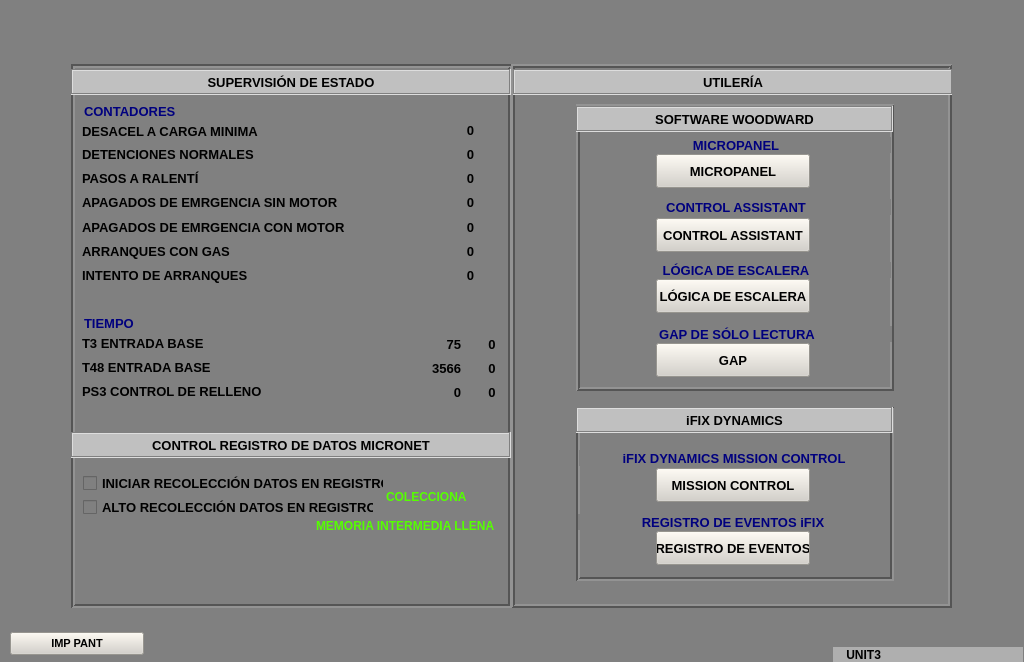
<?xml version="1.0" encoding="UTF-8"?>
<ui version="4.0">
 <class>D4</class>
 <widget class="QWidget" name="D4">
  <property name="geometry">
   <rect>
    <x>0</x>
    <y>0</y>
    <width>1024</width>
    <height>662</height>
   </rect>
  </property>
  <property name="minimumSize">
   <size>
    <width>1024</width>
    <height>662</height>
   </size>
  </property>
  <property name="maximumSize">
   <size>
    <width>1024</width>
    <height>662</height>
   </size>
  </property>
  <property name="windowTitle">
   <string>D4</string>
  </property>
  <property name="styleSheet">
   <string notr="true">background-color: rgb(128, 128, 128);</string>
  </property>
  <widget class="QFrame" name="frame">
   <property name="geometry">
    <rect>
     <x>71</x>
     <y>64</y>
     <width>882</width>
     <height>544</height>
    </rect>
   </property>
   <property name="styleSheet">
    <string notr="true">background-color: rgba(255, 255, 255, 0);</string>
   </property>
   <property name="frameShape">
    <enum>QFrame::Box</enum>
   </property>
   <property name="frameShadow">
    <enum>QFrame::Raised</enum>
   </property>
   <property name="lineWidth">
    <number>2</number>
   </property>
   <widget class="QFrame" name="frame_2">
    <property name="geometry">
     <rect>
      <x>0</x>
      <y>0</y>
      <width>441</width>
      <height>544</height>
     </rect>
    </property>
    <property name="font">
     <font>
      <weight>50</weight>
      <bold>false</bold>
     </font>
    </property>
    <property name="styleSheet">
     <string notr="true">background-color: rgb(128, 128, 128);</string>
    </property>
    <property name="frameShape">
     <enum>QFrame::Box</enum>
    </property>
    <property name="frameShadow">
     <enum>QFrame::Sunken</enum>
    </property>
    <property name="lineWidth">
     <number>2</number>
    </property>
    <widget class="QLabel" name="lbSupT">
     <property name="geometry">
      <rect>
       <x>0</x>
       <y>5</y>
       <width>440</width>
       <height>26</height>
      </rect>
     </property>
     <property name="font">
      <font>
       <pointsize>10</pointsize>
       <weight>75</weight>
       <bold>true</bold>
      </font>
     </property>
     <property name="styleSheet">
      <string notr="true">background-color: rgb(192, 192, 192);</string>
     </property>
     <property name="frameShape">
      <enum>QFrame::Box</enum>
     </property>
     <property name="frameShadow">
      <enum>QFrame::Sunken</enum>
     </property>
     <property name="lineWidth">
      <number>1</number>
     </property>
     <property name="text">
      <string>SUPERVISIÓN DE ESTADO</string>
     </property>
     <property name="alignment">
      <set>Qt::AlignCenter</set>
     </property>
    </widget>
    <widget class="QLabel" name="lbCtrlT">
     <property name="geometry">
      <rect>
       <x>0</x>
       <y>368</y>
       <width>440</width>
       <height>26</height>
      </rect>
     </property>
     <property name="font">
      <font>
       <pointsize>10</pointsize>
       <weight>75</weight>
       <bold>true</bold>
      </font>
     </property>
     <property name="styleSheet">
      <string notr="true">background-color: rgb(192, 192, 192);</string>
     </property>
     <property name="frameShape">
      <enum>QFrame::Box</enum>
     </property>
     <property name="frameShadow">
      <enum>QFrame::Sunken</enum>
     </property>
     <property name="text">
      <string>CONTROL REGISTRO DE DATOS MICRONET</string>
     </property>
     <property name="alignment">
      <set>Qt::AlignCenter</set>
     </property>
    </widget>
    <widget class="QLabel" name="lbContT">
     <property name="geometry">
      <rect>
       <x>13</x>
       <y>39</y>
       <width>331</width>
       <height>16</height>
      </rect>
     </property>
     <property name="font">
      <font>
       <pointsize>10</pointsize>
       <weight>75</weight>
       <bold>true</bold>
      </font>
     </property>
     <property name="styleSheet">
      <string notr="true">
color: rgb(0, 0, 126);</string>
     </property>
     <property name="text">
      <string>CONTADORES</string>
     </property>
    </widget>
    <widget class="QLabel" name="lbDesaT">
     <property name="geometry">
      <rect>
       <x>11</x>
       <y>59</y>
       <width>331</width>
       <height>16</height>
      </rect>
     </property>
     <property name="font">
      <font>
       <pointsize>10</pointsize>
       <weight>75</weight>
       <bold>true</bold>
      </font>
     </property>
     <property name="text">
      <string>DESACEL A CARGA MINIMA</string>
     </property>
    </widget>
    <widget class="QLabel" name="lbDesa">
     <property name="geometry">
      <rect>
       <x>363</x>
       <y>58</y>
       <width>40</width>
       <height>16</height>
      </rect>
     </property>
     <property name="font">
      <font>
       <pointsize>10</pointsize>
       <weight>75</weight>
       <bold>true</bold>
      </font>
     </property>
     <property name="text">
      <string>0</string>
     </property>
     <property name="alignment">
      <set>Qt::AlignRight|Qt::AlignTrailing|Qt::AlignVCenter</set>
     </property>
    </widget>
    <widget class="QLabel" name="lbTiemT">
     <property name="geometry">
      <rect>
       <x>13</x>
       <y>251</y>
       <width>331</width>
       <height>16</height>
      </rect>
     </property>
     <property name="font">
      <font>
       <pointsize>10</pointsize>
       <weight>75</weight>
       <bold>true</bold>
      </font>
     </property>
     <property name="styleSheet">
      <string notr="true">
color: rgb(0, 0, 126);</string>
     </property>
     <property name="text">
      <string>TIEMPO</string>
     </property>
    </widget>
    <widget class="QLabel" name="lbDetT_2">
     <property name="geometry">
      <rect>
       <x>363</x>
       <y>82</y>
       <width>40</width>
       <height>16</height>
      </rect>
     </property>
     <property name="font">
      <font>
       <pointsize>10</pointsize>
       <weight>75</weight>
       <bold>true</bold>
      </font>
     </property>
     <property name="text">
      <string>0</string>
     </property>
     <property name="alignment">
      <set>Qt::AlignRight|Qt::AlignTrailing|Qt::AlignVCenter</set>
     </property>
    </widget>
    <widget class="QLabel" name="lbDetT">
     <property name="geometry">
      <rect>
       <x>11</x>
       <y>82</y>
       <width>331</width>
       <height>16</height>
      </rect>
     </property>
     <property name="font">
      <font>
       <pointsize>10</pointsize>
       <weight>75</weight>
       <bold>true</bold>
      </font>
     </property>
     <property name="text">
      <string>DETENCIONES NORMALES </string>
     </property>
    </widget>
    <widget class="QLabel" name="lbPaso">
     <property name="geometry">
      <rect>
       <x>363</x>
       <y>106</y>
       <width>40</width>
       <height>16</height>
      </rect>
     </property>
     <property name="font">
      <font>
       <pointsize>10</pointsize>
       <weight>75</weight>
       <bold>true</bold>
      </font>
     </property>
     <property name="text">
      <string>0</string>
     </property>
     <property name="alignment">
      <set>Qt::AlignRight|Qt::AlignTrailing|Qt::AlignVCenter</set>
     </property>
    </widget>
    <widget class="QLabel" name="lbPasoT">
     <property name="geometry">
      <rect>
       <x>11</x>
       <y>106</y>
       <width>331</width>
       <height>16</height>
      </rect>
     </property>
     <property name="font">
      <font>
       <pointsize>10</pointsize>
       <weight>75</weight>
       <bold>true</bold>
      </font>
     </property>
     <property name="text">
      <string>PASOS A RALENTÍ</string>
     </property>
    </widget>
    <widget class="QLabel" name="lbApaSin">
     <property name="geometry">
      <rect>
       <x>363</x>
       <y>130</y>
       <width>40</width>
       <height>16</height>
      </rect>
     </property>
     <property name="font">
      <font>
       <pointsize>10</pointsize>
       <weight>75</weight>
       <bold>true</bold>
      </font>
     </property>
     <property name="text">
      <string>0</string>
     </property>
     <property name="alignment">
      <set>Qt::AlignRight|Qt::AlignTrailing|Qt::AlignVCenter</set>
     </property>
    </widget>
    <widget class="QLabel" name="lbApaSinT">
     <property name="geometry">
      <rect>
       <x>11</x>
       <y>130</y>
       <width>331</width>
       <height>16</height>
      </rect>
     </property>
     <property name="font">
      <font>
       <pointsize>10</pointsize>
       <weight>75</weight>
       <bold>true</bold>
      </font>
     </property>
     <property name="text">
      <string>APAGADOS DE EMRGENCIA SIN MOTOR</string>
     </property>
    </widget>
    <widget class="QLabel" name="lbApaConT">
     <property name="geometry">
      <rect>
       <x>11</x>
       <y>155</y>
       <width>331</width>
       <height>16</height>
      </rect>
     </property>
     <property name="font">
      <font>
       <pointsize>10</pointsize>
       <weight>75</weight>
       <bold>true</bold>
      </font>
     </property>
     <property name="text">
      <string>APAGADOS DE EMRGENCIA CON MOTOR</string>
     </property>
    </widget>
    <widget class="QLabel" name="lbApaCon">
     <property name="geometry">
      <rect>
       <x>363</x>
       <y>155</y>
       <width>40</width>
       <height>16</height>
      </rect>
     </property>
     <property name="font">
      <font>
       <pointsize>10</pointsize>
       <weight>75</weight>
       <bold>true</bold>
      </font>
     </property>
     <property name="text">
      <string>0</string>
     </property>
     <property name="alignment">
      <set>Qt::AlignRight|Qt::AlignTrailing|Qt::AlignVCenter</set>
     </property>
    </widget>
    <widget class="QLabel" name="lbArra">
     <property name="geometry">
      <rect>
       <x>363</x>
       <y>179</y>
       <width>40</width>
       <height>16</height>
      </rect>
     </property>
     <property name="font">
      <font>
       <pointsize>10</pointsize>
       <weight>75</weight>
       <bold>true</bold>
      </font>
     </property>
     <property name="text">
      <string>0</string>
     </property>
     <property name="alignment">
      <set>Qt::AlignRight|Qt::AlignTrailing|Qt::AlignVCenter</set>
     </property>
    </widget>
    <widget class="QLabel" name="lbArraT">
     <property name="geometry">
      <rect>
       <x>11</x>
       <y>179</y>
       <width>331</width>
       <height>16</height>
      </rect>
     </property>
     <property name="font">
      <font>
       <pointsize>10</pointsize>
       <weight>75</weight>
       <bold>true</bold>
      </font>
     </property>
     <property name="text">
      <string>ARRANQUES CON GAS</string>
     </property>
    </widget>
    <widget class="QLabel" name="lbInt">
     <property name="geometry">
      <rect>
       <x>363</x>
       <y>203</y>
       <width>40</width>
       <height>16</height>
      </rect>
     </property>
     <property name="font">
      <font>
       <pointsize>10</pointsize>
       <weight>75</weight>
       <bold>true</bold>
      </font>
     </property>
     <property name="text">
      <string>0</string>
     </property>
     <property name="alignment">
      <set>Qt::AlignRight|Qt::AlignTrailing|Qt::AlignVCenter</set>
     </property>
    </widget>
    <widget class="QLabel" name="lbIntT">
     <property name="geometry">
      <rect>
       <x>11</x>
       <y>203</y>
       <width>331</width>
       <height>16</height>
      </rect>
     </property>
     <property name="font">
      <font>
       <pointsize>10</pointsize>
       <weight>75</weight>
       <bold>true</bold>
      </font>
     </property>
     <property name="text">
      <string>INTENTO DE ARRANQUES</string>
     </property>
    </widget>
    <widget class="QLabel" name="lbPs3">
     <property name="geometry">
      <rect>
       <x>350</x>
       <y>320</y>
       <width>40</width>
       <height>16</height>
      </rect>
     </property>
     <property name="font">
      <font>
       <pointsize>10</pointsize>
       <weight>75</weight>
       <bold>true</bold>
      </font>
     </property>
     <property name="text">
      <string>0</string>
     </property>
     <property name="alignment">
      <set>Qt::AlignRight|Qt::AlignTrailing|Qt::AlignVCenter</set>
     </property>
    </widget>
    <widget class="QLabel" name="lbPs3T">
     <property name="geometry">
      <rect>
       <x>11</x>
       <y>319</y>
       <width>331</width>
       <height>16</height>
      </rect>
     </property>
     <property name="font">
      <font>
       <pointsize>10</pointsize>
       <weight>75</weight>
       <bold>true</bold>
      </font>
     </property>
     <property name="text">
      <string>PS3 CONTROL DE RELLENO</string>
     </property>
    </widget>
    <widget class="QLabel" name="lbt48E">
     <property name="geometry">
      <rect>
       <x>350</x>
       <y>296</y>
       <width>40</width>
       <height>16</height>
      </rect>
     </property>
     <property name="font">
      <font>
       <pointsize>10</pointsize>
       <weight>75</weight>
       <bold>true</bold>
      </font>
     </property>
     <property name="text">
      <string>3566</string>
     </property>
     <property name="alignment">
      <set>Qt::AlignRight|Qt::AlignTrailing|Qt::AlignVCenter</set>
     </property>
    </widget>
    <widget class="QLabel" name="lbT3ET">
     <property name="geometry">
      <rect>
       <x>11</x>
       <y>271</y>
       <width>331</width>
       <height>16</height>
      </rect>
     </property>
     <property name="font">
      <font>
       <pointsize>10</pointsize>
       <weight>75</weight>
       <bold>true</bold>
      </font>
     </property>
     <property name="text">
      <string>T3 ENTRADA BASE</string>
     </property>
    </widget>
    <widget class="QLabel" name="lbT3E">
     <property name="geometry">
      <rect>
       <x>350</x>
       <y>272</y>
       <width>40</width>
       <height>16</height>
      </rect>
     </property>
     <property name="font">
      <font>
       <pointsize>10</pointsize>
       <weight>75</weight>
       <bold>true</bold>
      </font>
     </property>
     <property name="text">
      <string>75</string>
     </property>
     <property name="alignment">
      <set>Qt::AlignRight|Qt::AlignTrailing|Qt::AlignVCenter</set>
     </property>
    </widget>
    <widget class="QLabel" name="lbt48ET">
     <property name="geometry">
      <rect>
       <x>11</x>
       <y>295</y>
       <width>331</width>
       <height>16</height>
      </rect>
     </property>
     <property name="font">
      <font>
       <pointsize>10</pointsize>
       <weight>75</weight>
       <bold>true</bold>
      </font>
     </property>
     <property name="text">
      <string>T48 ENTRADA BASE</string>
     </property>
    </widget>
    <widget class="QLabel" name="lbPs3_2">
     <property name="geometry">
      <rect>
       <x>406</x>
       <y>320</y>
       <width>30</width>
       <height>16</height>
      </rect>
     </property>
     <property name="font">
      <font>
       <pointsize>10</pointsize>
       <weight>75</weight>
       <bold>true</bold>
      </font>
     </property>
     <property name="text">
      <string>0</string>
     </property>
     <property name="alignment">
      <set>Qt::AlignCenter</set>
     </property>
    </widget>
    <widget class="QLabel" name="lbt48E_2">
     <property name="geometry">
      <rect>
       <x>406</x>
       <y>296</y>
       <width>30</width>
       <height>16</height>
      </rect>
     </property>
     <property name="font">
      <font>
       <pointsize>10</pointsize>
       <weight>75</weight>
       <bold>true</bold>
      </font>
     </property>
     <property name="text">
      <string>0</string>
     </property>
     <property name="alignment">
      <set>Qt::AlignCenter</set>
     </property>
    </widget>
    <widget class="QLabel" name="lbT3E_2">
     <property name="geometry">
      <rect>
       <x>406</x>
       <y>272</y>
       <width>30</width>
       <height>16</height>
      </rect>
     </property>
     <property name="font">
      <font>
       <pointsize>10</pointsize>
       <weight>75</weight>
       <bold>true</bold>
      </font>
     </property>
     <property name="text">
      <string>0</string>
     </property>
     <property name="alignment">
      <set>Qt::AlignCenter</set>
     </property>
    </widget>
    <widget class="QCheckBox" name="cbInic">
     <property name="geometry">
      <rect>
       <x>12</x>
       <y>411</y>
       <width>301</width>
       <height>17</height>
      </rect>
     </property>
     <property name="font">
      <font>
       <pointsize>10</pointsize>
       <weight>75</weight>
       <bold>true</bold>
      </font>
     </property>
     <property name="text">
      <string>INICIAR RECOLECCIÓN DATOS EN REGISTRO </string>
     </property>
    </widget>
    <widget class="QCheckBox" name="cbAlto">
     <property name="geometry">
      <rect>
       <x>12</x>
       <y>435</y>
       <width>291</width>
       <height>17</height>
      </rect>
     </property>
     <property name="font">
      <font>
       <pointsize>10</pointsize>
       <weight>75</weight>
       <bold>true</bold>
      </font>
     </property>
     <property name="text">
      <string>ALTO RECOLECCIÓN DATOS EN REGISTRO </string>
     </property>
    </widget>
    <widget class="QLabel" name="lbColeT">
     <property name="geometry">
      <rect>
       <x>315</x>
       <y>422</y>
       <width>91</width>
       <height>21</height>
      </rect>
     </property>
     <property name="font">
      <font>
       <pointsize>9</pointsize>
       <weight>75</weight>
       <bold>true</bold>
      </font>
     </property>
     <property name="styleSheet">
      <string notr="true">color: rgb(85, 255, 0);</string>
     </property>
     <property name="text">
      <string>COLECCIONA</string>
     </property>
    </widget>
    <widget class="QLabel" name="lbMemllT">
     <property name="geometry">
      <rect>
       <x>245</x>
       <y>451</y>
       <width>191</width>
       <height>21</height>
      </rect>
     </property>
     <property name="font">
      <font>
       <pointsize>9</pointsize>
       <weight>75</weight>
       <bold>true</bold>
      </font>
     </property>
     <property name="styleSheet">
      <string notr="true">color: rgb(85, 255, 0);</string>
     </property>
     <property name="text">
      <string>MEMORIA INTERMEDIA LLENA</string>
     </property>
    </widget>
   </widget>
   <widget class="QFrame" name="frame_3">
    <property name="geometry">
     <rect>
      <x>440</x>
      <y>0</y>
      <width>441</width>
      <height>544</height>
     </rect>
    </property>
    <property name="styleSheet">
     <string notr="true">background-color: rgb(128, 128, 128);</string>
    </property>
    <property name="frameShape">
     <enum>QFrame::Box</enum>
    </property>
    <property name="frameShadow">
     <enum>QFrame::Raised</enum>
    </property>
    <property name="lineWidth">
     <number>2</number>
    </property>
    <widget class="QFrame" name="frame_4">
     <property name="geometry">
      <rect>
       <x>65</x>
       <y>343</y>
       <width>318</width>
       <height>174</height>
      </rect>
     </property>
     <property name="styleSheet">
      <string notr="true">background-color: rgb(128, 128, 128);</string>
     </property>
     <property name="frameShape">
      <enum>QFrame::Box</enum>
     </property>
     <property name="frameShadow">
      <enum>QFrame::Sunken</enum>
     </property>
     <property name="lineWidth">
      <number>2</number>
     </property>
     <widget class="QLabel" name="lbIfixT">
      <property name="geometry">
       <rect>
        <x>0</x>
        <y>0</y>
        <width>317</width>
        <height>26</height>
       </rect>
      </property>
      <property name="font">
       <font>
        <pointsize>10</pointsize>
        <weight>75</weight>
        <bold>true</bold>
       </font>
      </property>
      <property name="styleSheet">
       <string notr="true">background-color: rgb(192, 192, 192);</string>
      </property>
      <property name="frameShape">
       <enum>QFrame::Box</enum>
      </property>
      <property name="frameShadow">
       <enum>QFrame::Sunken</enum>
      </property>
      <property name="text">
       <string>iFIX DYNAMICS</string>
      </property>
      <property name="alignment">
       <set>Qt::AlignCenter</set>
      </property>
     </widget>
     <widget class="QLabel" name="lbifixT">
      <property name="geometry">
       <rect>
        <x>3</x>
        <y>43</y>
        <width>310</width>
        <height>16</height>
       </rect>
      </property>
      <property name="font">
       <font>
        <pointsize>10</pointsize>
        <weight>75</weight>
        <bold>true</bold>
       </font>
      </property>
      <property name="styleSheet">
       <string notr="true">
color: rgb(0, 0, 126);</string>
      </property>
      <property name="text">
       <string>iFIX DYNAMICS MISSION CONTROL</string>
      </property>
      <property name="alignment">
       <set>Qt::AlignCenter</set>
      </property>
     </widget>
     <widget class="QLabel" name="lbRegT">
      <property name="geometry">
       <rect>
        <x>2</x>
        <y>107</y>
        <width>310</width>
        <height>16</height>
       </rect>
      </property>
      <property name="font">
       <font>
        <pointsize>10</pointsize>
        <weight>75</weight>
        <bold>true</bold>
       </font>
      </property>
      <property name="styleSheet">
       <string notr="true">
color: rgb(0, 0, 126);</string>
      </property>
      <property name="text">
       <string>REGISTRO DE EVENTOS iFIX</string>
      </property>
      <property name="alignment">
       <set>Qt::AlignCenter</set>
      </property>
     </widget>
     <widget class="QPushButton" name="btReg">
      <property name="geometry">
       <rect>
        <x>80</x>
        <y>124</y>
        <width>154</width>
        <height>34</height>
       </rect>
      </property>
      <property name="font">
       <font>
        <pointsize>10</pointsize>
        <weight>75</weight>
        <bold>true</bold>
       </font>
      </property>
      <property name="styleSheet">
       <string notr="true">background-color: rgb(212, 208, 200);</string>
      </property>
      <property name="text">
       <string>REGISTRO DE EVENTOS</string>
      </property>
     </widget>
     <widget class="QPushButton" name="btMiss">
      <property name="geometry">
       <rect>
        <x>80</x>
        <y>61</y>
        <width>154</width>
        <height>34</height>
       </rect>
      </property>
      <property name="font">
       <font>
        <pointsize>10</pointsize>
        <weight>75</weight>
        <bold>true</bold>
       </font>
      </property>
      <property name="styleSheet">
       <string notr="true">background-color: rgb(212, 208, 200);</string>
      </property>
      <property name="text">
       <string>MISSION CONTROL</string>
      </property>
     </widget>
    </widget>
    <widget class="QFrame" name="frame_5">
     <property name="geometry">
      <rect>
       <x>65</x>
       <y>40</y>
       <width>318</width>
       <height>287</height>
      </rect>
     </property>
     <property name="styleSheet">
      <string notr="true">background-color: rgb(128, 128, 128);</string>
     </property>
     <property name="frameShape">
      <enum>QFrame::Box</enum>
     </property>
     <property name="frameShadow">
      <enum>QFrame::Raised</enum>
     </property>
     <property name="lineWidth">
      <number>2</number>
     </property>
     <widget class="QLabel" name="lbMicroT">
      <property name="geometry">
       <rect>
        <x>5</x>
        <y>33</y>
        <width>310</width>
        <height>16</height>
       </rect>
      </property>
      <property name="font">
       <font>
        <pointsize>10</pointsize>
        <weight>75</weight>
        <bold>true</bold>
       </font>
      </property>
      <property name="styleSheet">
       <string notr="true">
color: rgb(0, 0, 126);</string>
      </property>
      <property name="text">
       <string>MICROPANEL</string>
      </property>
      <property name="alignment">
       <set>Qt::AlignCenter</set>
      </property>
     </widget>
     <widget class="QLabel" name="lbSoftT">
      <property name="geometry">
       <rect>
        <x>0</x>
        <y>2</y>
        <width>317</width>
        <height>26</height>
       </rect>
      </property>
      <property name="font">
       <font>
        <pointsize>10</pointsize>
        <weight>75</weight>
        <bold>true</bold>
       </font>
      </property>
      <property name="styleSheet">
       <string notr="true">background-color: rgb(192, 192, 192);</string>
      </property>
      <property name="frameShape">
       <enum>QFrame::Box</enum>
      </property>
      <property name="frameShadow">
       <enum>QFrame::Sunken</enum>
      </property>
      <property name="text">
       <string>SOFTWARE WOODWARD</string>
      </property>
      <property name="alignment">
       <set>Qt::AlignCenter</set>
      </property>
     </widget>
     <widget class="QLabel" name="lbCtrlAssT">
      <property name="geometry">
       <rect>
        <x>5</x>
        <y>95</y>
        <width>310</width>
        <height>16</height>
       </rect>
      </property>
      <property name="font">
       <font>
        <pointsize>10</pointsize>
        <weight>75</weight>
        <bold>true</bold>
       </font>
      </property>
      <property name="styleSheet">
       <string notr="true">
color: rgb(0, 0, 126);</string>
      </property>
      <property name="text">
       <string>CONTROL ASSISTANT</string>
      </property>
      <property name="alignment">
       <set>Qt::AlignCenter</set>
      </property>
     </widget>
     <widget class="QLabel" name="lbLogT">
      <property name="geometry">
       <rect>
        <x>5</x>
        <y>158</y>
        <width>310</width>
        <height>16</height>
       </rect>
      </property>
      <property name="font">
       <font>
        <pointsize>10</pointsize>
        <weight>75</weight>
        <bold>true</bold>
       </font>
      </property>
      <property name="styleSheet">
       <string notr="true">
color: rgb(0, 0, 126);</string>
      </property>
      <property name="text">
       <string>LÓGICA DE ESCALERA</string>
      </property>
      <property name="alignment">
       <set>Qt::AlignCenter</set>
      </property>
     </widget>
     <widget class="QLabel" name="lbGapT">
      <property name="geometry">
       <rect>
        <x>6</x>
        <y>222</y>
        <width>310</width>
        <height>16</height>
       </rect>
      </property>
      <property name="font">
       <font>
        <pointsize>10</pointsize>
        <weight>75</weight>
        <bold>true</bold>
       </font>
      </property>
      <property name="styleSheet">
       <string notr="true">
color: rgb(0, 0, 126);</string>
      </property>
      <property name="text">
       <string>GAP DE SÓLO LECTURA</string>
      </property>
      <property name="alignment">
       <set>Qt::AlignCenter</set>
      </property>
     </widget>
     <widget class="QPushButton" name="btGap">
      <property name="geometry">
       <rect>
        <x>80</x>
        <y>239</y>
        <width>154</width>
        <height>34</height>
       </rect>
      </property>
      <property name="font">
       <font>
        <pointsize>10</pointsize>
        <weight>75</weight>
        <bold>true</bold>
       </font>
      </property>
      <property name="styleSheet">
       <string notr="true">background-color: rgb(212, 208, 200);</string>
      </property>
      <property name="text">
       <string>GAP</string>
      </property>
     </widget>
     <widget class="QPushButton" name="btLog">
      <property name="geometry">
       <rect>
        <x>80</x>
        <y>175</y>
        <width>154</width>
        <height>34</height>
       </rect>
      </property>
      <property name="font">
       <font>
        <pointsize>10</pointsize>
        <weight>75</weight>
        <bold>true</bold>
       </font>
      </property>
      <property name="styleSheet">
       <string notr="true">background-color: rgb(212, 208, 200);</string>
      </property>
      <property name="text">
       <string>LÓGICA DE ESCALERA</string>
      </property>
     </widget>
     <widget class="QPushButton" name="btCtrlAss">
      <property name="geometry">
       <rect>
        <x>80</x>
        <y>114</y>
        <width>154</width>
        <height>34</height>
       </rect>
      </property>
      <property name="font">
       <font>
        <pointsize>10</pointsize>
        <weight>75</weight>
        <bold>true</bold>
       </font>
      </property>
      <property name="styleSheet">
       <string notr="true">background-color: rgb(212, 208, 200);</string>
      </property>
      <property name="text">
       <string>CONTROL ASSISTANT</string>
      </property>
     </widget>
     <widget class="QPushButton" name="btMicro">
      <property name="geometry">
       <rect>
        <x>80</x>
        <y>50</y>
        <width>154</width>
        <height>34</height>
       </rect>
      </property>
      <property name="font">
       <font>
        <pointsize>10</pointsize>
        <weight>75</weight>
        <bold>true</bold>
       </font>
      </property>
      <property name="styleSheet">
       <string notr="true">background-color: rgb(212, 208, 200);</string>
      </property>
      <property name="text">
       <string>MICROPANEL</string>
      </property>
     </widget>
    </widget>
    <widget class="QLabel" name="lbUtilT">
     <property name="geometry">
      <rect>
       <x>2</x>
       <y>5</y>
       <width>440</width>
       <height>26</height>
      </rect>
     </property>
     <property name="font">
      <font>
       <pointsize>10</pointsize>
       <weight>75</weight>
       <bold>true</bold>
      </font>
     </property>
     <property name="styleSheet">
      <string notr="true">background-color: rgb(192, 192, 192);</string>
     </property>
     <property name="frameShape">
      <enum>QFrame::Box</enum>
     </property>
     <property name="frameShadow">
      <enum>QFrame::Sunken</enum>
     </property>
     <property name="text">
      <string>UTILERÍA</string>
     </property>
     <property name="alignment">
      <set>Qt::AlignCenter</set>
     </property>
    </widget>
   </widget>
  </widget>
  <widget class="QLabel" name="lbUnit3">
   <property name="geometry">
    <rect>
     <x>833</x>
     <y>647</y>
     <width>190</width>
     <height>15</height>
    </rect>
   </property>
   <property name="font">
    <font>
     <weight>75</weight>
     <bold>true</bold>
    </font>
   </property>
   <property name="styleSheet">
    <string notr="true">background-color: rgb(175, 175, 175);</string>
   </property>
   <property name="text">
    <string>    UNIT3</string>
   </property>
  </widget>
  <widget class="QPushButton" name="btnIMPPant">
   <property name="geometry">
    <rect>
     <x>10</x>
     <y>632</y>
     <width>134</width>
     <height>23</height>
    </rect>
   </property>
   <property name="font">
    <font>
     <pointsize>8</pointsize>
     <weight>75</weight>
     <bold>true</bold>
    </font>
   </property>
   <property name="styleSheet">
    <string notr="true">background-color: rgb(212, 208, 200);</string>
   </property>
   <property name="text">
    <string>IMP PANT</string>
   </property>
  </widget>
  <widget class="QLabel" name="lbIMGFondo">
   <property name="geometry">
    <rect>
     <x>0</x>
     <y>0</y>
     <width>1024</width>
     <height>662</height>
    </rect>
   </property>
   <property name="text">
    <string/>
   </property>
   <property name="pixmap">
    <pixmap resource="../Resources.qrc">:/Resources/PNG/D4.png</pixmap>
   </property>
  </widget>
  <zorder>lbIMGFondo</zorder>
  <zorder>frame</zorder>
  <zorder>lbUnit3</zorder>
  <zorder>btnIMPPant</zorder>
 </widget>
 <layoutdefault spacing="6" margin="11"/>
 <resources>
  <include location="../Resources.qrc"/>
 </resources>
 <connections/>
</ui>
